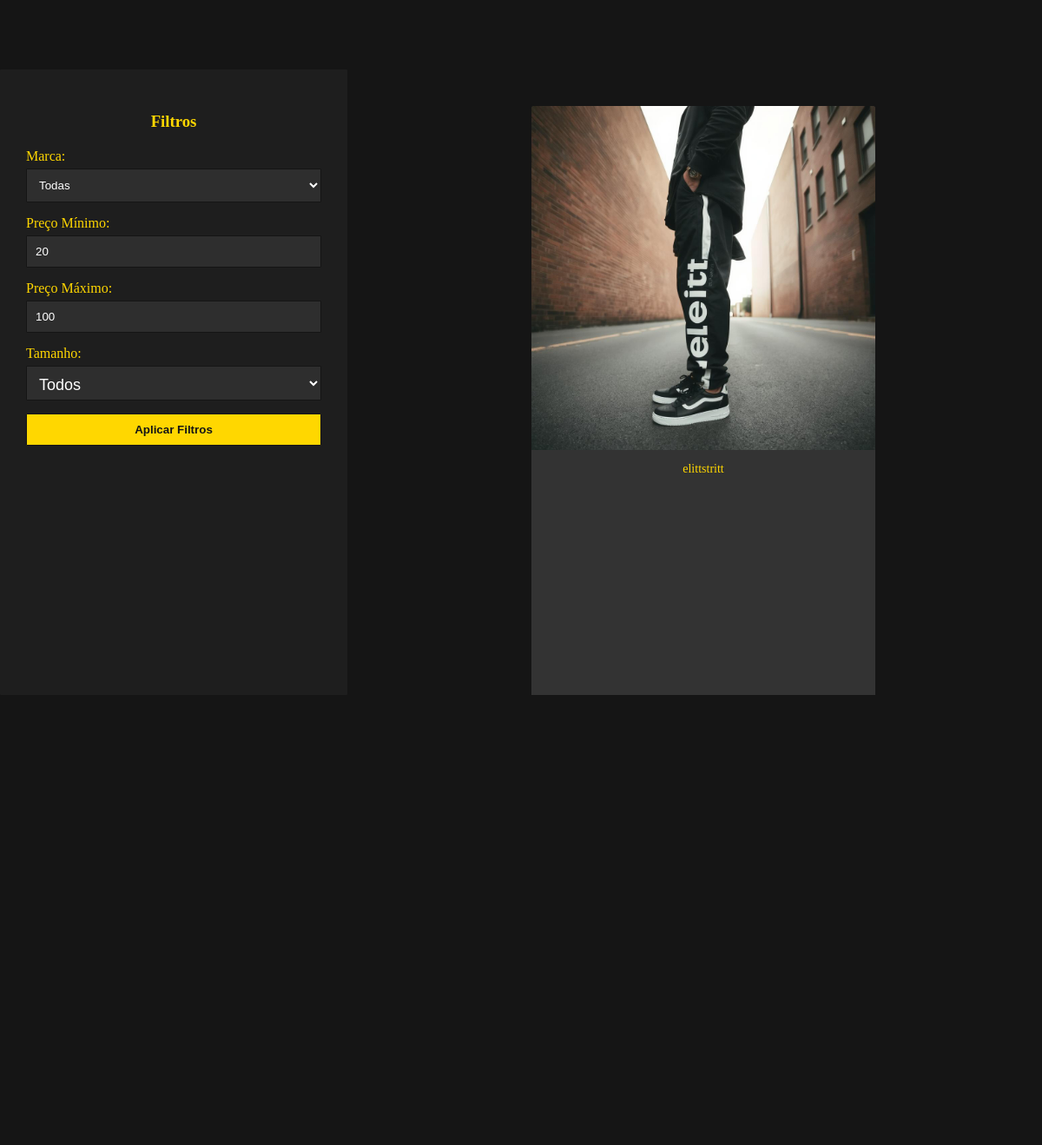
The app's page /Views/filtro.php with its own data.
### tables this page shows
CREATE TABLE produto (
    id_produto INT AUTO_INCREMENT PRIMARY KEY,
    nome VARCHAR(255) NOT NULL,
    descricao TEXT,
    preco DECIMAL(10,2) NOT NULL,
    quantidade_estoque INT DEFAULT 0,
    url TEXT
);

### backend/models/Produto.php (called while the page is built, shortened)
<?php
require_once __DIR__ . '/../db/database.php';
class Produto {
    private $conn;
    public function __construct() {
        $database = new Database();
        $this->conn = $database->getConnection();
    }
    public function getProdutos() {
        $query = "SELECT * FROM produto";
        $result = $this->conn->query($query);
        $produtos = array();
        if ($result->num_rows > 0) {
            while($row = $result->fetch_assoc()) {
                $produtos[] = $row;
            }
        }
        return $produtos;
    }
}

### backend/db/database.php (called while the page is built, shortened)
<?php
class Database {
    private $host = "localhost";
    private $db_name = "elitStyle";
    private $username = "root";
    private $password = "";
    public function getConnection() {
        $this->conn = null;
        try {
            $this->conn = new mysqli($this->host, $this->username, $this->password, $this->db_name);
            $this->conn->set_charset("utf8");
        } catch(Exception $e) {
            echo "Erro de conexão: " . $e->getMessage();
        }
        return $this->conn;
    }
}

### Views/filtro.php (the view, shortened to what this page needs)
<?php
require_once __DIR__ . '/../backend/models/Produto.php';
$produtoModel = new Produto();
$produtos = isset($produtos) ? $produtos : $produtoModel->getProdutos();
?>
<!DOCTYPE html>
<html lang="pt-BR">
<head>
    <link rel="stylesheet" href="../public/css/style.css">
    <link rel="stylesheet" href="../public/css/animation.css">
    <link rel="stylesheet" href="../public/css/filtro.css">
</head>
<body>
    <div class="layout">
        <div id="filtro">
            <h3>Filtros</h3>
            <form action="index.php?route=filtro" method="GET">
                <label for="marca">Marca:</label>
                <select id="marca" name="marca">
                    <option value="">Todas</option>
                </select>
                <label for="precoMinimo">Preço Mínimo:</label>
                <input type="number" id="precoMinimo" name="precoMinimo" value="20">
                <label for="precoMaximo">Preço Máximo:</label>
                <input type="number" id="precoMaximo" name="precoMaximo" value="100">
                <label for="tamanho">Tamanho:</label>
                <select id="tamanho" name="tamanho">
                    <option value="">Todos</option>
                </select>
                <button type="submit" class="filtro-butt">Aplicar Filtros</button>
            </form>
        </div>
        <div class="galeria">
            <?php foreach ($produtos as $produto): ?>
                <div class="galeria-item">
                    <figure class="square">
                        <a href="index.php?route=produto&id=<?php echo $produto['id_produto']; ?>">
                            <img src="<?php echo htmlspecialchars($produto['url']); ?>" alt="<?php echo htmlspecialchars($produto['nome']); ?>">
                        </a>
                        <figcaption><?php echo htmlspecialchars($produto['nome']); ?></figcaption>
                    </figure>
                </div>
            <?php endforeach; ?>
        </div>
    </div>
</body>
</html>

### public/css/style.css (style rules this page uses)
html { scroll-behavior: smooth; }
body, html { margin: 0; padding: 0; width: 100%; overflow-x: hidden; background-color: #151515; }
* { box-sizing: border-box; color: white; }

### public/css/filtro.css (style rules this page uses)
.layout { display: flex; margin-top: 80px; width: 100%; }
#filtro { background-color: #1e1e1e; border-radius: 1px; padding: 30px; width: 400px; margin-right: 20px; position: sticky; top: 80px; height: calc(100vh - 80px); overflow-y: auto; }
#filtro h3 { text-align: center; color: #ffd700; margin-bottom: 20px; }
#filtro label { display: block; margin-bottom: 5px; color: #ffd700; }
#filtro select, #filtro input[type="number"], #filtro input[type="text"], #filtro button { width: 100%; padding: 10px; margin-bottom: 15px; border: 1px solid #151515; border-radius: 1px; background-color: #2e2e2e; color: white; }
#filtro #tamanho { font-size: 18px; height: 40px; }
#filtro button { background-color: #ffd700; color: #151515; font-weight: bold; cursor: pointer; }
.galeria { display: grid; grid-template-columns: repeat(3, 1fr); gap: 20px; flex-grow: 2; height: auto; min-height: calc(100vh - 80px); overflow-y: auto; padding: 20px; width: calc(100% - 420px); }
.galeria-item { text-align: center; opacity: 0; transform: translateY(20px); transition: opacity 0.5s ease, transform 0.5s ease; }
.galeria-item.is-visible { opacity: 1; transform: translateY(0); }
.square { width: 400px; height: 400px; border: 2px solid #151515; border-radius: 5px; overflow: hidden; background-color: #333; margin: 0 auto; }
.square img { width: 100%; height: 100%; object-fit: cover; }
.galeria-item figcaption { margin-top: 10px; color: #ffd700; font-size: 14px; }
@media (max-width: 1600px) { .galeria { grid-template-columns: repeat(2, 1fr); } }
@media (max-width: 1200px) { .galeria { grid-template-columns: 1fr; } }
@media (max-width: 1200px) { .square { width: 100%; max-width: 400px; height: auto; padding-bottom: 100%; } }

### records on screen
produto: url (picture), nome "elittstritt"
